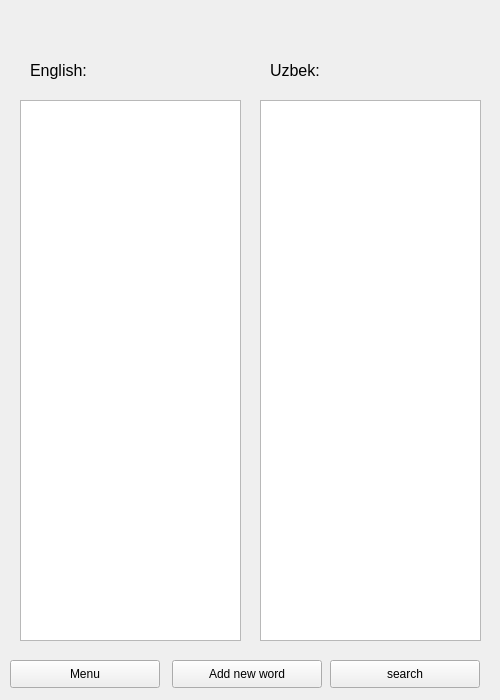
<?xml version="1.0" encoding="UTF-8"?>
<ui version="4.0">
 <class>Form</class>
 <widget class="QWidget" name="Form">
  <property name="geometry">
   <rect>
    <x>0</x>
    <y>0</y>
    <width>500</width>
    <height>700</height>
   </rect>
  </property>
  <property name="windowTitle">
   <string>list words</string>
  </property>
  <widget class="QLabel" name="englishLabel">
   <property name="geometry">
    <rect>
     <x>30</x>
     <y>50</y>
     <width>111</width>
     <height>41</height>
    </rect>
   </property>
   <property name="font">
    <font>
     <pointsize>12</pointsize>
    </font>
   </property>
   <property name="text">
    <string>English:</string>
   </property>
  </widget>
  <widget class="QLabel" name="uzbekLabel">
   <property name="geometry">
    <rect>
     <x>270</x>
     <y>50</y>
     <width>111</width>
     <height>41</height>
    </rect>
   </property>
   <property name="font">
    <font>
     <pointsize>12</pointsize>
    </font>
   </property>
   <property name="text">
    <string>Uzbek:</string>
   </property>
  </widget>
  <widget class="QListWidget" name="englishList">
   <property name="geometry">
    <rect>
     <x>20</x>
     <y>100</y>
     <width>221</width>
     <height>541</height>
    </rect>
   </property>
  </widget>
  <widget class="QListWidget" name="uzbekList">
   <property name="geometry">
    <rect>
     <x>260</x>
     <y>100</y>
     <width>221</width>
     <height>541</height>
    </rect>
   </property>
  </widget>
  <widget class="QPushButton" name="searchBtn">
   <property name="geometry">
    <rect>
     <x>330</x>
     <y>660</y>
     <width>150</width>
     <height>28</height>
    </rect>
   </property>
   <property name="text">
    <string>search</string>
   </property>
  </widget>
  <widget class="QPushButton" name="addNewWordBtn">
   <property name="geometry">
    <rect>
     <x>172</x>
     <y>660</y>
     <width>150</width>
     <height>28</height>
    </rect>
   </property>
   <property name="text">
    <string>Add new word</string>
   </property>
  </widget>
  <widget class="QPushButton" name="menuBtn">
   <property name="geometry">
    <rect>
     <x>10</x>
     <y>660</y>
     <width>150</width>
     <height>28</height>
    </rect>
   </property>
   <property name="text">
    <string>Menu</string>
   </property>
  </widget>
 </widget>
 <resources/>
 <connections/>
</ui>
